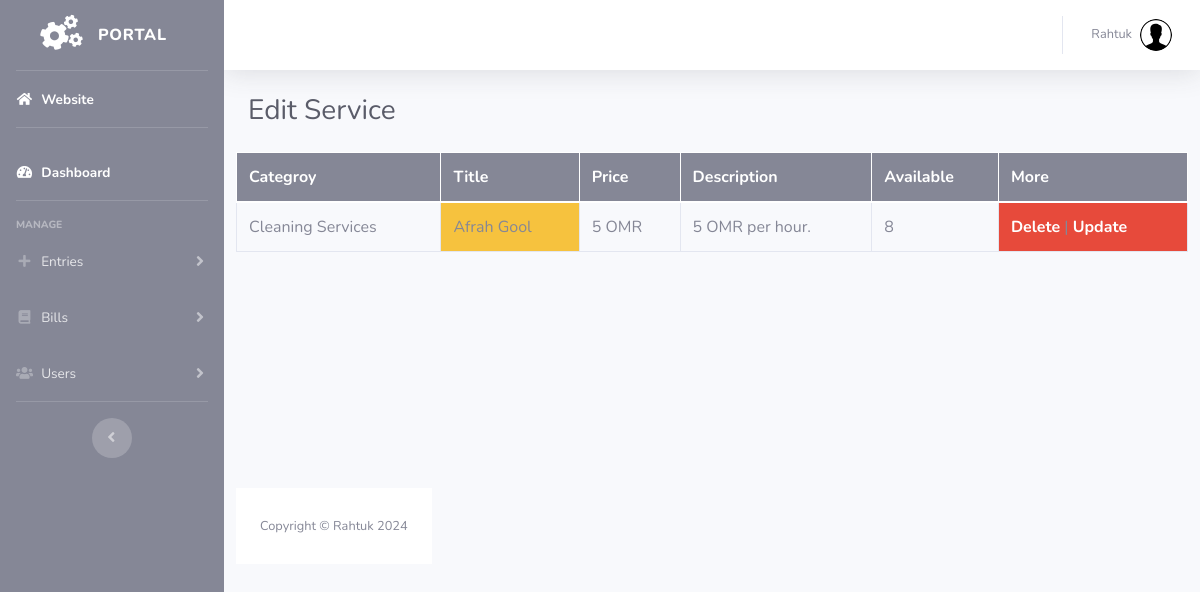
Screenshot of /control/editmat.php (signed in) with the database file from the repository.
### tables this page shows
CREATE TABLE `services` (
  `id` int(11) NOT NULL,
  `title` varchar(50) NOT NULL,
  `price` float NOT NULL,
  `descrption` text NOT NULL,
  `cat_id` int(11) NOT NULL,
  `user_id` int(11) NOT NULL,
  `offer_id` int(11) NOT NULL,
  `available` int(200) NOT NULL,
  `link` varchar(100) NOT NULL
);

CREATE TABLE `categoryies` (
  `id` int(11) NOT NULL,
  `order` int(11) NOT NULL,
  `title` varchar(50) NOT NULL,
  `description` text NOT NULL,
  `image_url` text NOT NULL
);

### control/admin_session.php (called while the page is built, shortened)
<?php
   include('../config.php');
   $user_check = $_SESSION['login_admin'];
 $ses_sql = mysqli_query($conn,"select * from admins where email = '$user_check' ");
   $row = mysqli_fetch_array($ses_sql,MYSQLI_ASSOC);
    $name= $row['name'];
?>

### control/editmat.php (the view, shortened to what this page needs)
<!DOCTYPE html>
<html lang="en">
<?php
include('admin_session.php');
?>
<head>
  <link href="vendor/fontawesome-free/css/all.min.css" rel="stylesheet" type="text/css">
  <link href="css/sb-admin-2.min.css" rel="stylesheet">
</head>
<body id="page-top">
  <div id="wrapper">
    <ul class="navbar-nav bg-secondary sidebar sidebar-dark accordion" id="accordionSidebar">
      <a class="sidebar-brand d-flex align-items-center justify-content-center" href="index.php">
        <div class="sidebar-brand-icon rotate-n-15">
          <i class="fas fa-cogs"></i>
        </div>
        <div class="sidebar-brand-text mx-3"> Portal<sup></sup></div>
      </a>
<?php
include('slider.php');
?>
    <div id="content-wrapper" class="d-flex flex-column">
      <div id="content">
        <nav class="navbar navbar-expand navbar-light bg-white topbar mb-4 static-top shadow">
          <ul class="navbar-nav ml-auto">
            <li class="nav-item dropdown no-arrow">
              <a class="nav-link dropdown-toggle" href="#" id="userDropdown" role="button" data-toggle="dropdown" aria-haspopup="true" aria-expanded="false">
                <span class="mr-2 d-none d-lg-inline text-gray-600 small"><?php echo "$name"; ?></span>
                <img class="img-profile rounded-circle" src="img/profile.png">
              </a>
            </li>
          </ul>
        </nav>
        <div class="container-fluid">
          <div class="d-sm-flex align-items-center justify-content-between mb-4">
            <h1 class="h3 mb-0 text-gray-800">Edit Service</h1>
          </div>
          <div class="row">
<?php
$show_offer="SELECT * FROM `services`  ORDER BY `id` desc";
$showofeer_res=mysqli_query($conn,$show_offer);
$offer_num=mysqli_num_rows($showofeer_res);
if(empty($offer_num)){
	echo
	"<br><center><h4>No books has been found.</h4></center>";
}else{
	echo '
	<div class="table-responsive">
  <table class="table table-bordered">
    <thead>
      <tr class="bg-secondary border-white text-white">
	   <th scope="col" class="border-white">Categroy</th>
        <th scope="col" class="border-white">Title</th>
		    <th scope="col" class="border-white" >Price</th>
        <th scope="col" class="border-white" >Description</th>
		<th scope="col" class="border-white" >Available</th>
        <th scope="col" class="border-white" >More</th>
      </tr>
    </thead>
    <tbody>
	';
while($row=mysqli_fetch_array($showofeer_res, MYSQLI_ASSOC)){
	$user_id=$row['cat_id'];
	$link=$row['link'];
	$show_link="SELECT * FROM `services` WHERE `id` = '$link' ";
    $link_res=mysqli_query($conn,$show_link);
	$feach_link=mysqli_fetch_array($link_res);
	$lin_title=$feach_link['title'];
	if(empty($lin_title)){
		$title_show=$row['title'];
	}else{
		$title_show=$row['title']." [part] <br>  <font color='red'>$lin_title</font>";
	}
    $ses_sql = mysqli_query($conn,"select * from categoryies where id = '$user_id' ");
   $row2 = mysqli_fetch_array($ses_sql,MYSQLI_ASSOC);
    $comp_name= $row2['title'];
	echo" <tr>
	 <td>".$comp_name."</td>
        <td class='bg-warning'>".$title_show."</td>
		<td class=''>".$row['price']." OMR</td>
        <td>".$row['descrption']."</td>
		<td>".$row['available']."</td>
	<td class='bg-danger'>
	<a onclick='return confirm_delete3();' href='?catdel=".$row['id']."' class='text-white'><b>Delete</b></a>
	|
		<a  href='?catup=".$row['id']."' class='text-white'><b>Update</b></a>
	</td>
		 </tr>
		";
}
echo'
    </tbody>
  </table>
</div
';
}
?>
            </div>
<br>
<br>
<br>
<br>
<br>
<br>
<br>
<br>
<br>
<br>
<br>
<br>
<br>
<br>
      <footer class="sticky-footer bg-white">
        <div class="container my-auto">
          <div class="copyright text-center my-auto">
            <span>Copyright &copy; Rahtuk <?php echo date("Y"); ?></span>
          </div>
        </div>
      </footer>
    </div>
  </div>
</body>
</html>

### rows the page displays
services: categoryies.title "Cleaning Services", title "Afrah Gool", price "5", descrption "5 OMR per hour.", available "8"

### other values shown
$name "Rahtuk"
